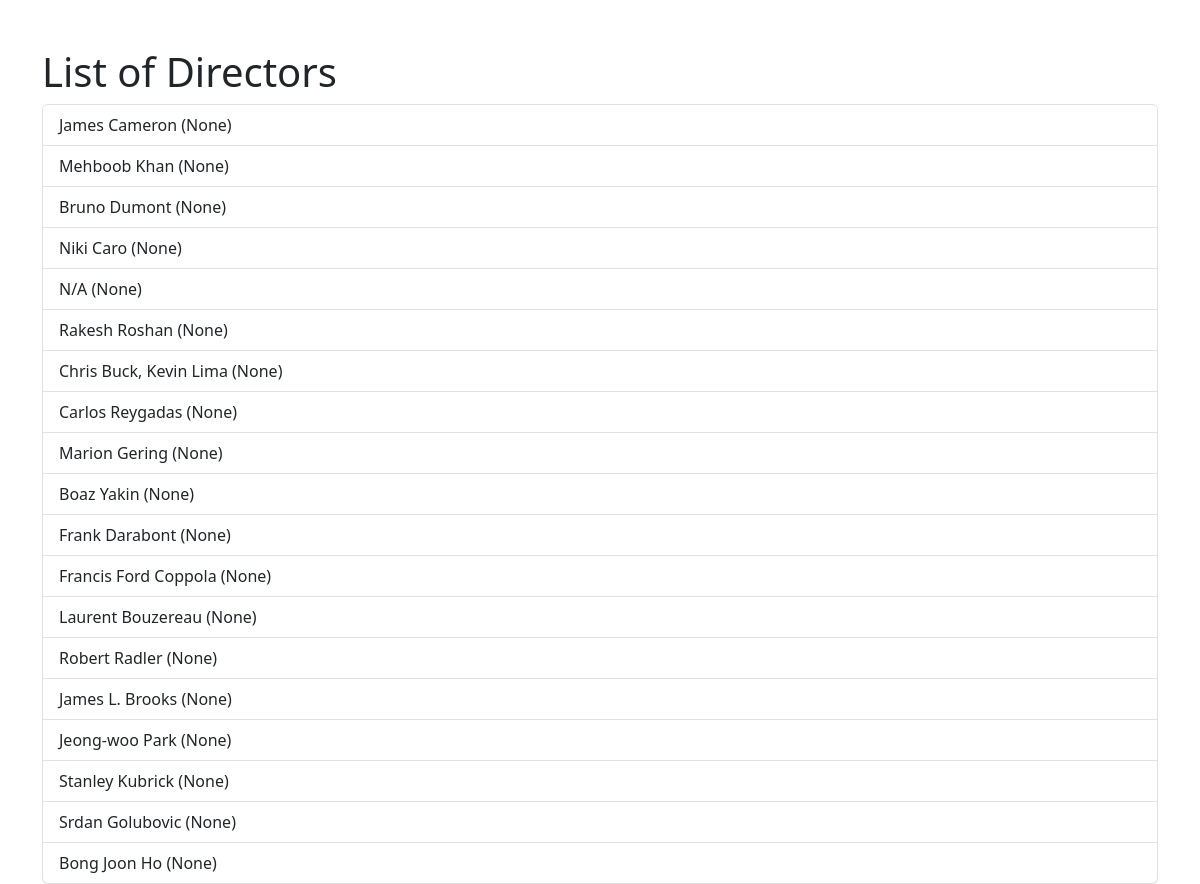
Screenshot of /list_directors with the database file from the repository.
### main.py (models this page shows, shortened)
class Director(db.Model):
    __tablename__ = 'directors'
    id = Column(Integer, primary_key=True)
    name = Column(String, nullable=False)
    birth_date = Column(String)  # Use Date type if necessary
    movies = relationship("Movie", back_populates="director")

### main.py (the view)
@app.route('/list_directors', methods=['GET'])
def list_directors():
    directors = db.session.query(Director).all()
    return render_template('list_directors.html', directors=directors)

### templates/list_directors.html (shortened to what this page needs)
<!DOCTYPE html>
<html lang="en">
<head>
    <link href="https://cdn.jsdelivr.net/npm/bootstrap@5.3.3/dist/css/bootstrap.min.css" rel="stylesheet">
</head>
<body>
    <div class="container mt-5">
        <h1>List of Directors</h1>
        <ul class="list-group">
            {% for director in directors %}
                <li class="list-group-item">{{ director.name }} ({{ director.birth_date }})</li>
            {% endfor %}
        </ul>
    </div>
</body>
</html>

### rows the page displays
Director: name "James Cameron", birth_date "None"
Director: name "Mehboob Khan", birth_date "None"
Director: name "Bruno Dumont", birth_date "None"
Director: name "Niki Caro", birth_date "None"
Director: name "N/A", birth_date "None"
Director: name "Rakesh Roshan", birth_date "None"
Director: name "Chris Buck, Kevin Lima", birth_date "None"
Director: name "Carlos Reygadas", birth_date "None"
Director: name "Marion Gering", birth_date "None"
Director: name "Boaz Yakin", birth_date "None"
Director: name "Frank Darabont", birth_date "None"
Director: name "Francis Ford Coppola", birth_date "None"
Director: name "Laurent Bouzereau", birth_date "None"
Director: name "Robert Radler", birth_date "None"
Director: name "James L. Brooks", birth_date "None"
Director: name "Jeong-woo Park", birth_date "None"
Director: name "Stanley Kubrick", birth_date "None"
Director: name "Srdan Golubovic", birth_date "None"
Director: name "Bong Joon Ho", birth_date "None"
